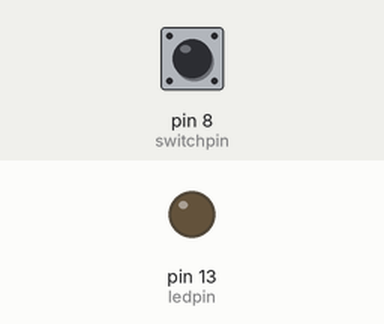
A sketch run on a simulated Arduino Uno, built with avr-gcc and run on an emulated ATmega328P. Shown: output pins drawn as LEDs (lit = HIGH). Dashed ring = blinking. The inputs (shaded band) are chosen by the test bench; at power-on: pin 8 (switchpin) LOW.

Above: at 1.2 s.
1.3 s: pin 8 (switchpin) pulsed HIGH 5 times (0.12 s each, 0.3 s apart)
At 1.75 s:
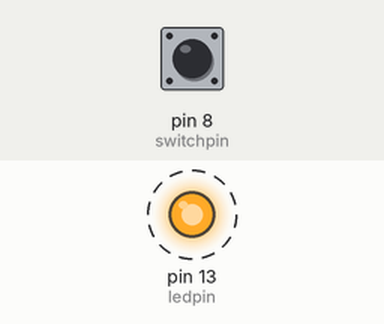
Timing chart, 0 to 4.3 s (numbered marks = the images above; inputs shaded):
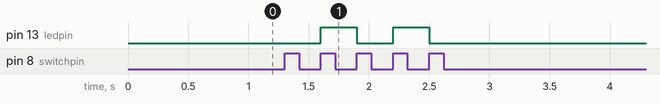

The sketch:

Pushbutton.ino
```cpp
int switchpin =8;
int ledpin =13;
boolean lastbutton =LOW;
boolean currentbutton=LOW;
boolean ledon= false;
void setup()
{
  pinMode(switchpin, INPUT);
  pinMode(ledpin, OUTPUT);
}
boolean debounce(boolean last)
{
  boolean current = digitalRead(switchpin);
if (last != current)
{
  delay(10);
  current=digitalRead(switchpin);
}
return current;
}

void loop()
{
  currentbutton = debounce(lastbutton);
  if (digitalRead(switchpin)==HIGH &&lastbutton ==LOW)
  {
    ledon =!ledon;
    //lastbutton =HIGH;
  }
  lastbutton = digitalRead(switchpin);
digitalWrite(ledpin, ledon);
}
```

Measured:
- after the input at 1.3 s, pin 13 (ledpin): alternates HIGH for 0.30 s and LOW for 0.30 s, 4 changes in all, then stays LOW, starting after 0.30 s
